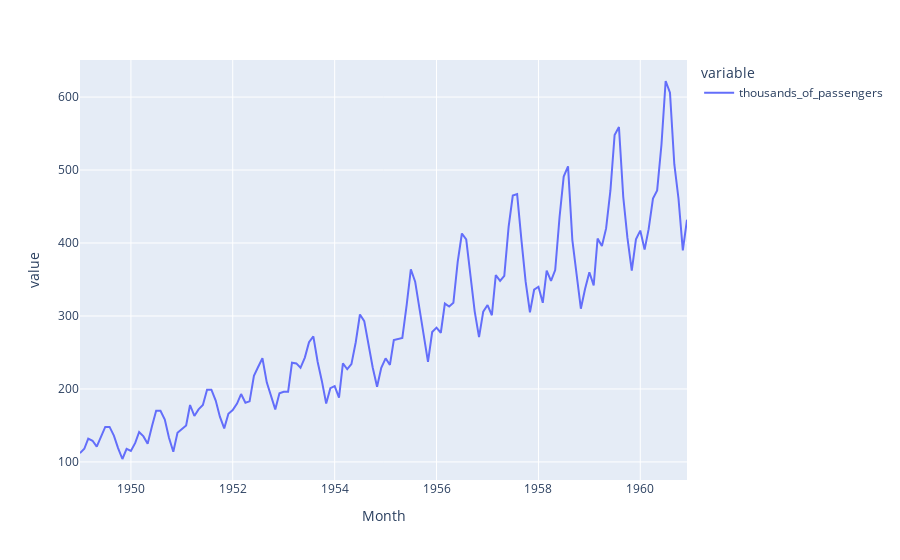

The notebook cell this image was saved under:
### Code cell
import plotly.express as px

px.line(df["thousands_of_passengers"])

### Figure 1 — Plotly figure (JSON) as saved in the notebook; plotly's stock layout.template omitted (floating-point values rounded to 4 significant figures; data arrays with more than 128 entries replaced by an {"elided": "..."} marker saying what was removed)
{"data": [{"hovertemplate": "variable=thousands_of_passengers<br>Month=%{x}<br>value=%{y}<extra></extra>", "legendgroup": "thousands_of_passengers", "line": {"color": "#636efa", "dash": "solid"}, "marker": {"symbol": "circle"}, "mode": "lines", "name": "thousands_of_passengers", "orientation": "v", "showlegend": true, "type": "scatter", "x": {"elided": "144 str values"}, "xaxis": "x", "y": {"elided": "144 float values"}, "yaxis": "y"}], "layout": {"legend": {"title": {"text": "variable"}, "tracegroupgap": 0}, "margin": {"t": 60}, "xaxis": {"anchor": "y", "domain": [0, 1], "title": {"text": "Month"}}, "yaxis": {"anchor": "x", "domain": [0, 1], "title": {"text": "value"}}}}
